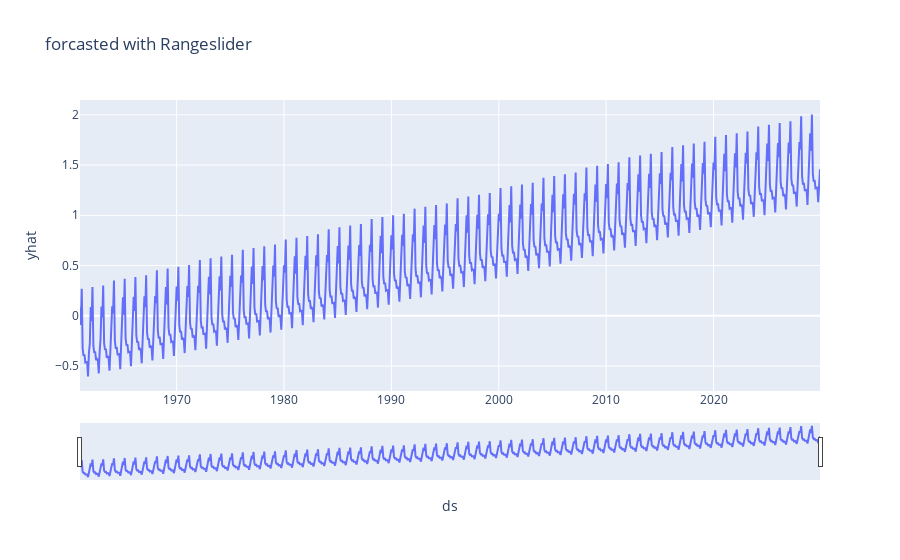

This figure's notebook cell:
### Code cell
import plotly.graph_objects as go
fig = px.line(ts_prof_forcast,x='ds', y= 'yhat', title='forcasted with Rangeslider').update_xaxes(rangeslider_visible=True)
# fig = px.line(ts, x='temperature', title='Time Series with Rangeslider')
fig.show()

### Figure 1 — Plotly figure (JSON) as saved in the notebook; plotly's stock layout.template omitted (floating-point values rounded to 4 significant figures; data arrays with more than 128 entries replaced by an {"elided": "..."} marker saying what was removed)
{"data": [{"hoverlabel": {"namelength": 0}, "hovertemplate": "ds=%{x}<br>yhat=%{y}", "legendgroup": "", "line": {"color": "#636efa", "dash": "solid"}, "mode": "lines", "name": "", "showlegend": false, "type": "scatter", "x": {"elided": "828 str values"}, "xaxis": "x", "y": {"elided": "828 float values"}, "yaxis": "y"}], "layout": {"legend": {"tracegroupgap": 0}, "title": {"text": "forcasted with Rangeslider"}, "xaxis": {"anchor": "y", "domain": [0, 1], "rangeslider": {"visible": true}, "title": {"text": "ds"}}, "yaxis": {"anchor": "x", "domain": [0, 1], "title": {"text": "yhat"}}}}
